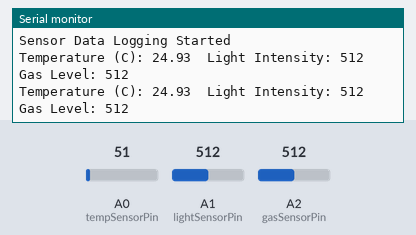
Bench run of a sketch on a simulated Arduino Uno, built with avr-gcc and run on an emulated ATmega328P. On the bench: the last lines printed to the serial monitor. Inputs (shaded band) come from the test bench; at power-on: A0 (tempSensorPin) = 51, A1 (lightSensorPin) = 512, A2 (gasSensorPin) = 512.

Above: at 1.8 s.
1.9 s: A0 (tempSensorPin) set to 61
At 2.8 s:
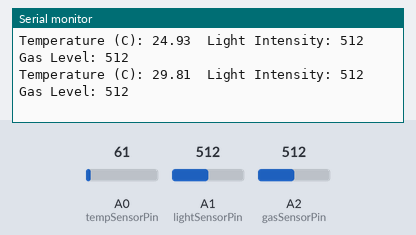
3.4 s: A1 (lightSensorPin) set to 716
At 4.7 s:
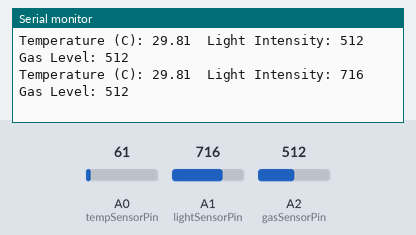
4.9 s: A2 (gasSensorPin) set to 716
At 5.8 s:
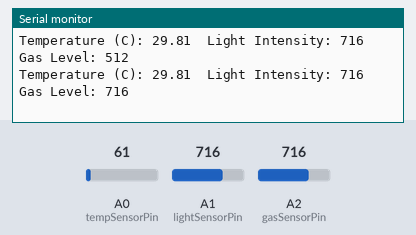
6.4 s: A0 (tempSensorPin) set to 71
At 7.6 s:
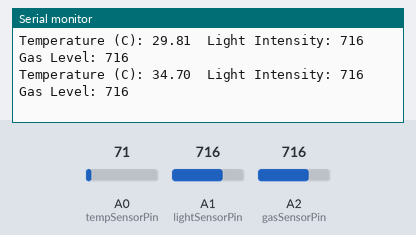
7.9 s: A1 (lightSensorPin) set to 900
At 8.4 s:
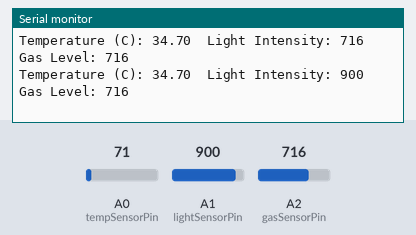
9.4 s: A2 (gasSensorPin) set to 900
At 10.8 s:
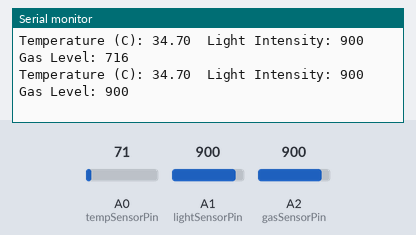
Timing chart, 0 to 11.9 s (numbered marks = the images above; inputs shaded):
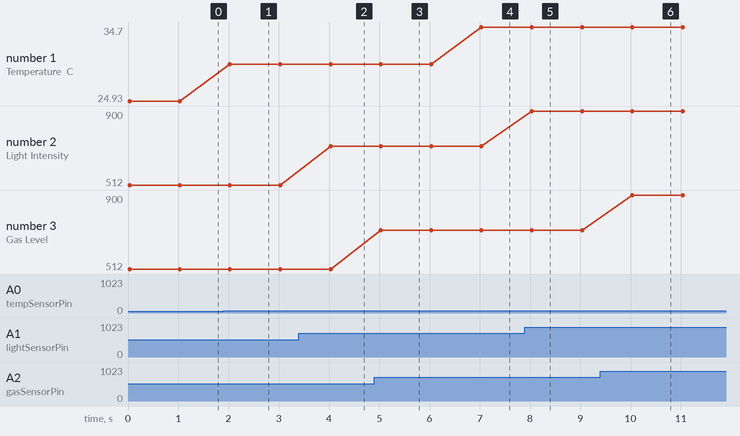

The sketch:

5.ino
```cpp
// Define sensor pins
const int tempSensorPin = A0;  // LM35 temperature sensor connected to A0
const int lightSensorPin = A1; // LDR light sensor connected to A1
const int gasSensorPin = A2;   // MQ-2 gas sensor connected to A2

void setup() {
  // Start serial communication at 9600 baud
  Serial.begin(9600);
  Serial.println("Sensor Data Logging Started");
}

void loop() {
  // Read temperature from LM35 sensor
  int tempValue = analogRead(tempSensorPin);
  // Convert the analog reading to a voltage (0 - 1023 to 0 - 5V)
  float voltage = tempValue * (5.0 / 1023.0);
  // Convert the voltage to temperature in Celsius (LM35: 10mV per degree C)
  float temperatureC = voltage * 100;

  // Read light intensity from LDR sensor
  int lightValue = analogRead(lightSensorPin);

  // Read gas concentration from MQ-2 sensor
  int gasValue = analogRead(gasSensorPin);

  // Print sensor values to the serial monitor
  Serial.print("Temperature (C): ");
  Serial.print(temperatureC);
  Serial.print("\tLight Intensity: ");
  Serial.print(lightValue);
  Serial.print("\tGas Level: ");
  Serial.println(gasValue);

  // Add a delay between readings
  delay(1000); // 1 second delay
}
```

Measured:
- after the input at 1.9 s, the serial monitor: prints a new line after 0.13 s (image 1)
- after the input at 3.4 s, the serial monitor: prints a new line after 0.63 s (image 2)
- after the input at 4.9 s, the serial monitor: prints a new line after 0.13 s (image 3)
- after the input at 6.4 s, the serial monitor: prints a new line after 0.63 s (image 4)
- after the input at 7.9 s, the serial monitor: prints a new line after 0.14 s (image 5)
- after the input at 9.4 s, the serial monitor: prints a new line after 0.64 s (image 6)
- plotted number 1: 24.93 → 29.81 after the input at 1.9 s, 29.81 → 34.7 after the input at 6.4 s
- plotted number 2: 512 → 716 after the input at 3.4 s, 716 → 900 after the input at 7.9 s
